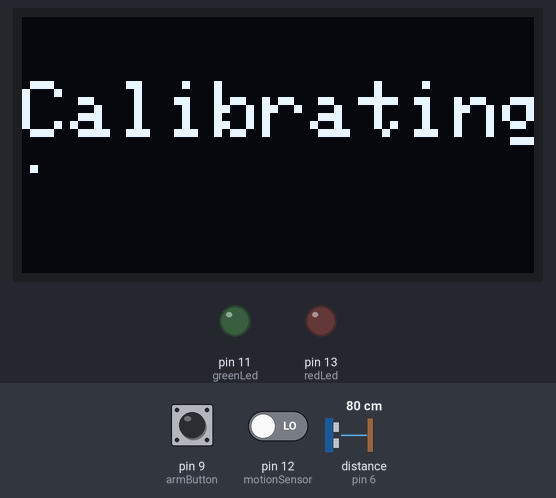
Bench run of a sketch on a simulated Arduino Uno, built with avr-gcc and run on an emulated ATmega328P. On the bench: 128×64 one-colour display, output pins drawn as LEDs (lit = HIGH). The inputs (shaded band) are chosen by the test bench; at power-on: pin 9 (armButton) HIGH, pin 12 (motionSensor) LOW, distance to the obstacle (sensor on pin 6) 80 cm. The echo pulse lasts 58.3 µs per cm; pins used as bus, display or sensor lines are not drawn; what the sketch prints to the serial monitor is not drawn.

Above: at 2.1 s.
At 5.1 s:
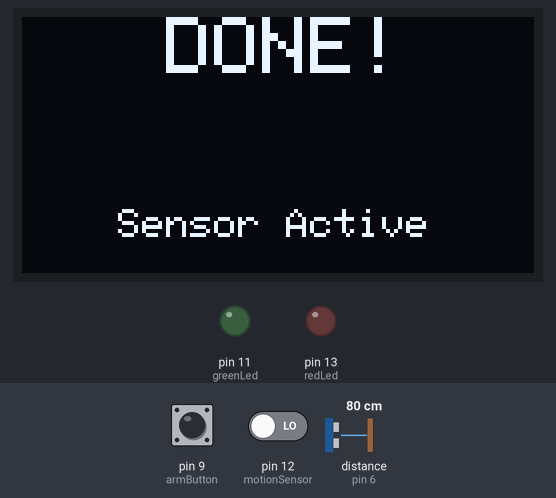
11.3 s: pin 9 (armButton) pulled LOW for 0.35 s
At 12.7 s:
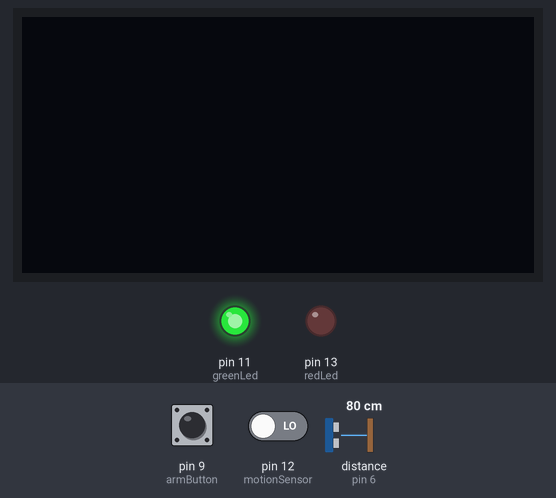
13.1 s: pin 12 (motionSensor) driven HIGH
At 13.41 s:
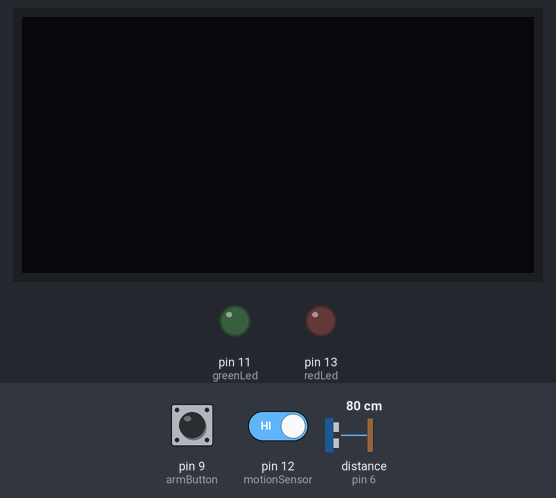
14.6 s: pin 9 (armButton) pulled LOW for 3.2 s
Timing chart, 0 to 25.3 s (numbered marks = the images above; inputs shaded):
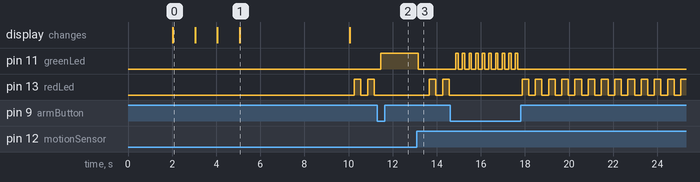

Measured:
- after the input at 11.3 s, pin 11 (greenLed): LOW → HIGH after 0.16 s; pin 13 (redLed): stops changing and stays LOW
- after the input at 13.1 s, pin 11 (greenLed): HIGH → LOW after 0.07 s; pin 13 (redLed): alternates HIGH for 0.30 s and LOW for 0.30 s, starting after 0.56 s
- after the input at 14.6 s, pin 11 (greenLed): alternates HIGH for 0.11 s and LOW for 0.19 s, 20 changes in all, then stays LOW, starting after 0.27 s
- by itself, pin 13 (redLed): alternates HIGH for 0.30 s and LOW for 0.30 s
- what the display in image 1 shows lasts 5.0 s, from 5.1 s to 10.1 s

The sketch:

Chicken_Box_final_draft.ino
```cpp
/* Once powered on, calibrate the motion sensor and wait for a button to be pressed to arm the system
   Once armed, begin reading motion
   if motion is detected,  look for distance
   read sound duration
   convert duration to distance
   convert distance into inches or CM
   if distance is within a certain range, activate the system
   set armed to if statement that states "if ARMED, then disable events and enable sensors
   set !armed to enable events and disable sensors
   Green LED is solid when Armed
   Red LED on and green LED off for events
   When button is pressed, give 5 sec delay and then re-arm system
*/

#include <SSD1306Ascii.h>
#include <SSD1306AsciiAvrI2c.h>
#include <SSD1306AsciiSoftSpi.h>
#include <SSD1306AsciiSpi.h>
#include <SSD1306AsciiWire.h>
#include <SSD1306init.h>
#include <Wire.h>
#include "SSD1306Ascii.h"
#include "SSD1306AsciiAvrI2c.h"


#define I2C_ADDRESS 0x3C
#define RST_PIN -1


#define DUTY 100
#define FIVESEC 50      //50 X DUTY = 5000 (five Seconds)
#define THREE 3         //For the redLed blink @ 3X Duty or 300ms Rate

#define triggerPin 7
#define echoPin  6

long duration;
int distance;

int greenLed = 11;
int redLed = 13;
int armButton = 9;
int soundTrigger = 10;
int pneumaticTrigger = 8;
int motionSensor = 12;
int calibrationTime = 3; // set to 21 when complete

bool motionDetected = false, update = false, systemArmed = false, distanceRead = false;

uint8_t eventCount = 0, soundTriggerState = LOW, pneumaticTriggerState = LOW, greenLedState = HIGH, redLedState = LOW, blinkCount = 0;

uint32_t prevTime = 0;

SSD1306AsciiWire oled;
//----------------------------------------------------------------------------------------------------------------
void setup() {
  // put your setup code here, to run once:
  Wire.begin();
  Wire.setClock(400000L);

#if RST_PIN >= 0
  oled.begin(&Adafruit128x64, I2C_ADDRESS, RST_PIN);
#else // RST_PIN >= 0
  oled.begin(&Adafruit128x64, I2C_ADDRESS);
#endif // RST_PIN >= 0

  oled.setFont(Adafruit5x7);

  //oled.set1X();
  oled.clear();
  oled.println();
  oled.println();
  oled.println();
  oled.set2X();
  oled.println("Turning On");
  delay (2000);
  oled.clear();

  Serial.begin (9600);
  pinMode (greenLed, OUTPUT);
  pinMode (redLed, OUTPUT);
  pinMode (armButton, INPUT_PULLUP);
  pinMode (soundTrigger, OUTPUT);
  pinMode (pneumaticTrigger, OUTPUT);
  pinMode (motionSensor, INPUT);
  pinMode (triggerPin, OUTPUT);
  pinMode (echoPin, INPUT);
  digitalWrite(soundTrigger, soundTriggerState);
  digitalWrite(pneumaticTrigger, pneumaticTriggerState);
  digitalWrite(redLed, redLedState);

  //  give the sensor some time to calibrate
  oled.println();
  oled.println("Calibrating"); //give the sensor some time to calibrate
  for (int i = 0; i < calibrationTime; i++) {
    oled.set1X();
    oled.print(".");
    delay(1000);

  }
  oled.clear();
  oled.set2X();
  oled.println("   DONE! ");
  oled.println();
  oled.println();
  oled.set1X();
  oled.println("    Sensor Active ");
  oled.println();
  delay(5000);
  oled.clear();
  digitalWrite(greenLed, greenLedState);
}

void loop() {
  // put your main code here, to run repeatedly

  if (systemArmed) {
    CheckMotion ();                                           //Sub-routine Below
    if (motionDetected) {
      distanceRead = true;
    }
  }
  if (millis() - prevTime >= DUTY) {
    prevTime = millis();
    if (distanceRead) {
      CheckDistance ();
      if (distance <= 2000) {                                 //Set Distance Parameter
        systemArmed = false;
        eventCount = 0;
        blinkCount = 0;
        pneumaticTriggerState = HIGH;
        soundTriggerState = HIGH;
        digitalWrite (greenLed, LOW);
        update = true;
      }
      distanceRead = false;
    }


    if (!systemArmed) {                                       //system not armed == System Activated(Events enabled, Sensors disabled)

      eventCount++;
      blinkCount++;
      digitalWrite (greenLed, LOW);
      if (blinkCount >= THREE) {                              //Blink LED every 300mS
        digitalWrite(redLed, (redLedState = !redLedState)); //
        blinkCount = 0;
        if (digitalRead(armButton) == LOW) {
          systemArmed = true;

        }
      }
      if (systemArmed == true) {
        digitalWrite (greenLed, HIGH);
        digitalWrite (redLed, LOW);
      }
      else if (eventCount == FIVESEC) {
        pneumaticTriggerState = LOW;
        soundTriggerState = LOW;
        update = true;
      }
    }

    if (update) {
      digitalWrite (pneumaticTrigger, pneumaticTriggerState);
      digitalWrite (soundTrigger, soundTriggerState);
      update = true;

    }

  }
}


void CheckMotion () {
  motionDetected = digitalRead (motionSensor);

}
void CheckDistance () {
  digitalWrite (triggerPin, LOW);
  delayMicroseconds(2);
  digitalWrite (triggerPin, HIGH);
  delayMicroseconds(10);
  digitalWrite (triggerPin, LOW);
  duration = pulseIn(echoPin, HIGH);
  distance = ((float)((0.01723 * duration) * 10) + 0.5);
  //distance = duration * 0.0133 / 2; // inches
  Serial.println(distance);
}


//Format for Text
//oled.set1X();

//oled.set2X();
//oled.println();
//oled.println();
//oled.println("   WORDS ");
//oled.println();
//oled.println();
//oled.clear();
```
